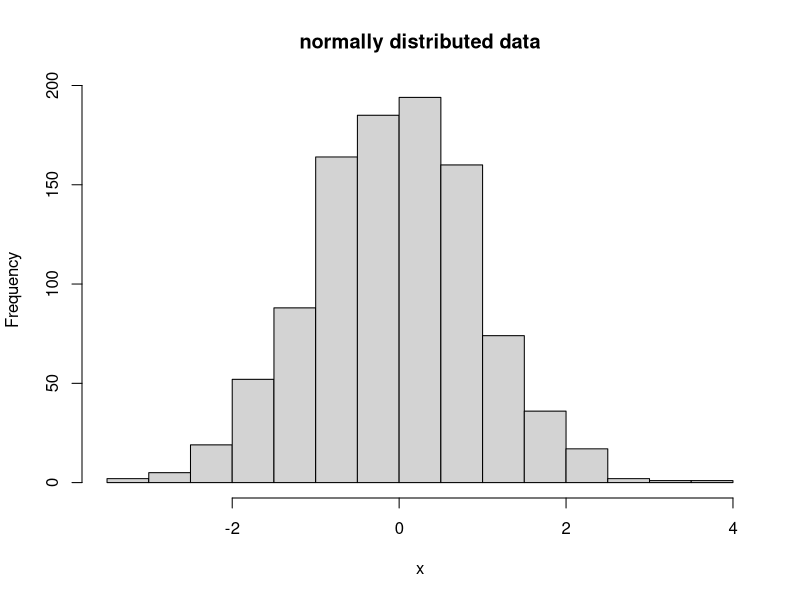
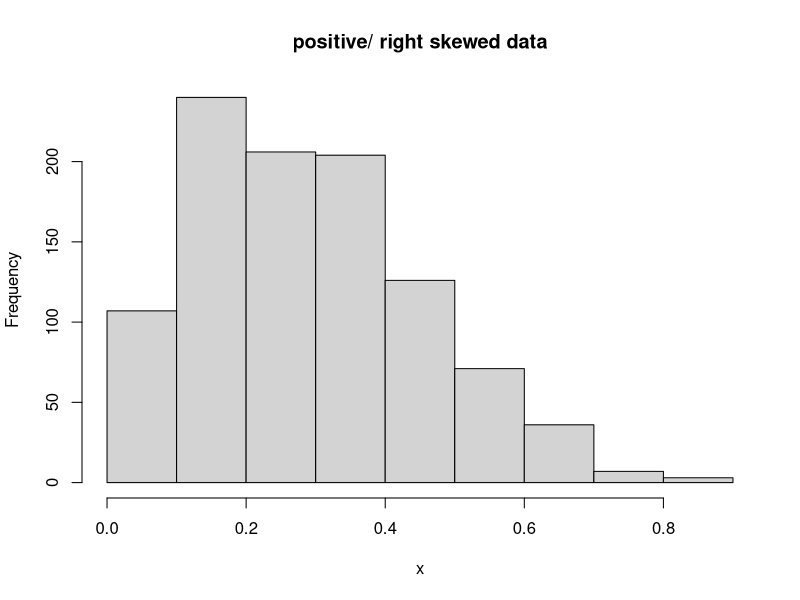
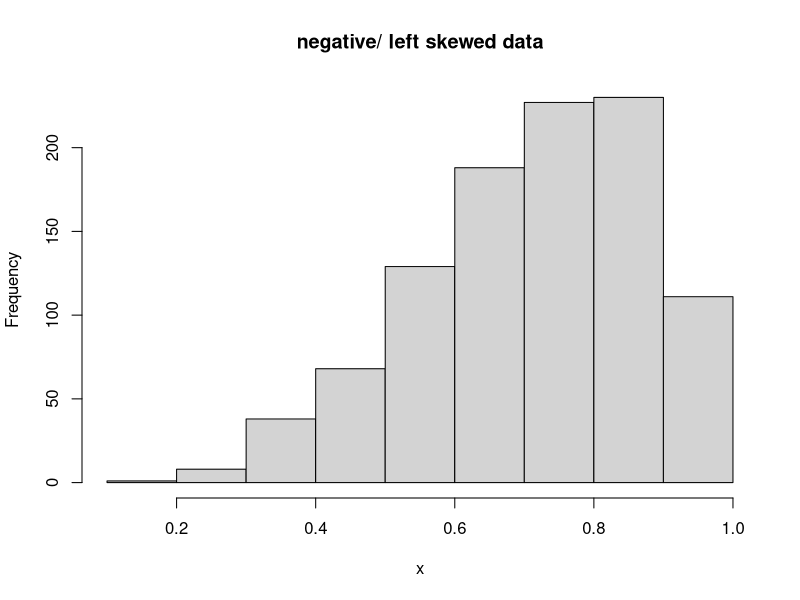
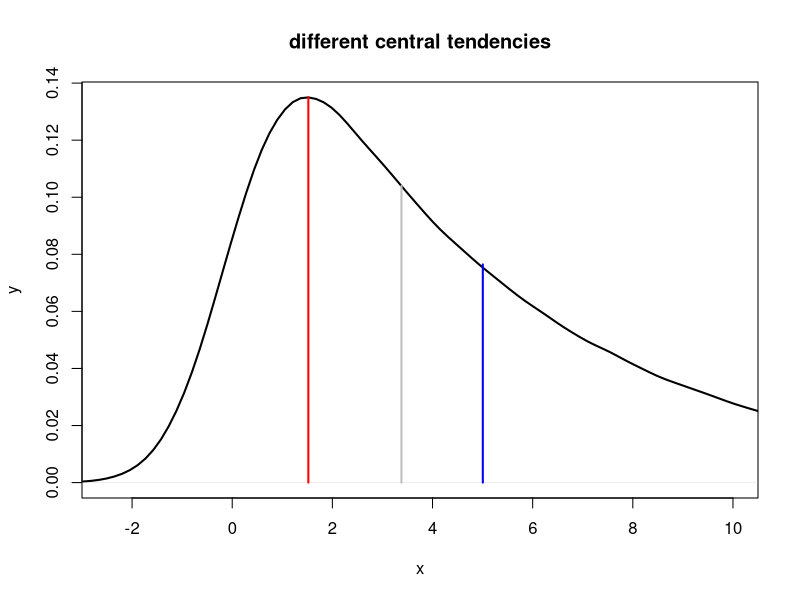
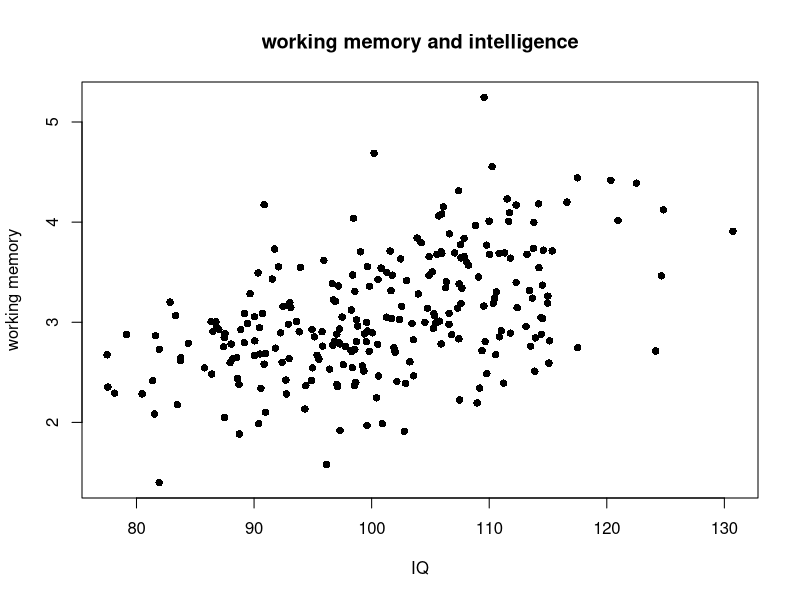
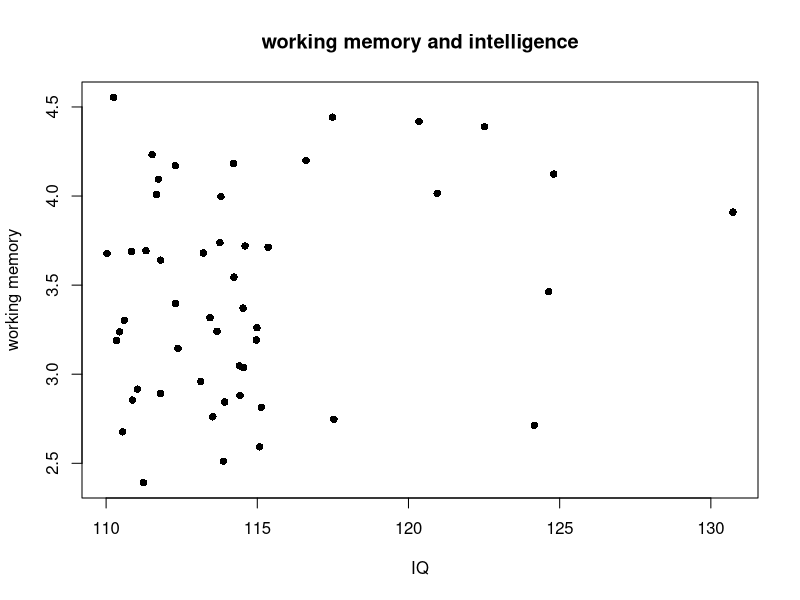
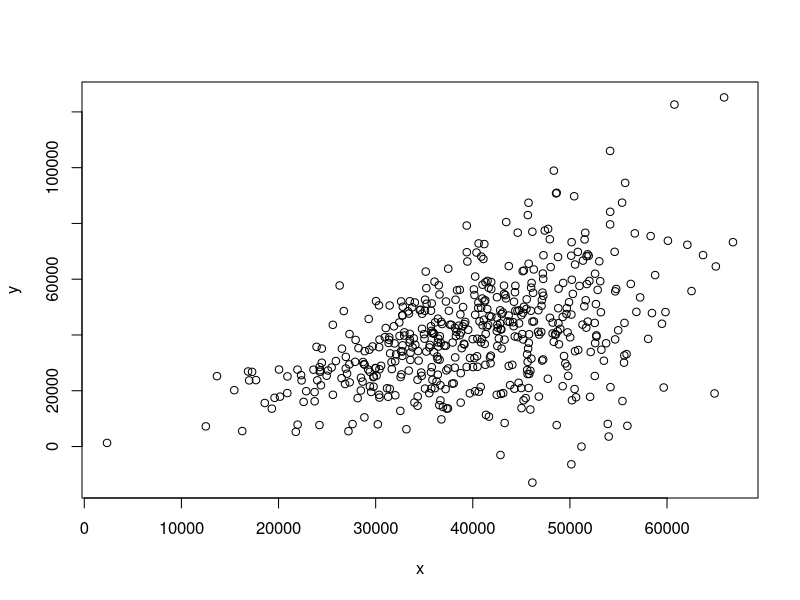
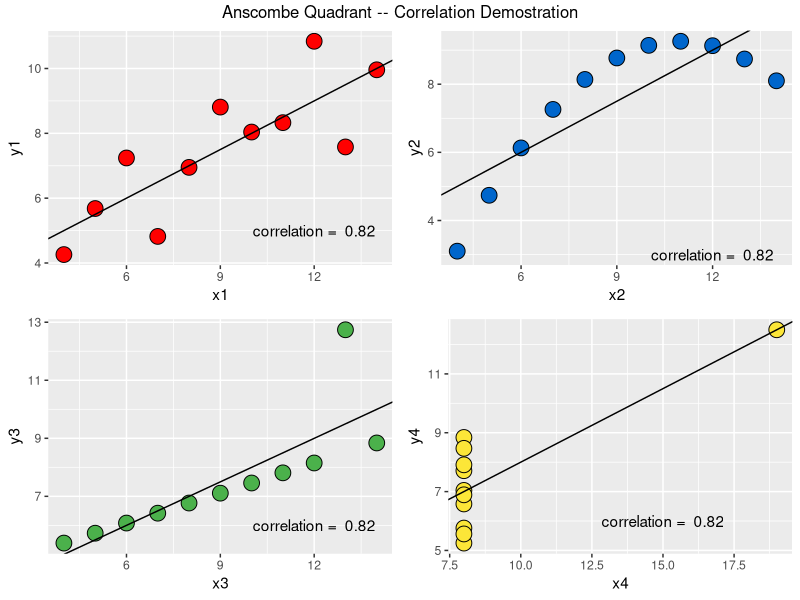

R code for these plots, in order:
## ---- chunk 1
nominalVariables <- c("Alaska", "Florida", "New York", "Washington", "Texas") 
## ---- chunk 2
ordinalVariables <- c("OK", "Not very much", "OK", "Yes, a lot", "Not very much") 
## ---- chunk 3
intervalVariables <- c(30,31,29,30,29,33,34,35) 
## ---- chunk 4
ratioVariables <- c(0:10) 
## ---- chunk 5
x<-rnorm(1000, mean = 0, sd = 1)
hist(x, main = "normally distributed data")
## ---- chunk 6
x<-rbeta(1000,2,5)
hist(x, main="positive/ right skewed data")
## ---- chunk 7
x<-rbeta(1000,5,2)
hist(x, main="negative/ left skewed data")
## ---- chunk 8

x <- seq(-2.5, 10, length=1000000)
hx5 <- rnorm(x,0,1) + rexp(x,1/5) # tau=5 (rate = 1/tau)
#
# Compute the density.
#
dens <- density(hx5)
#
# Compute some measures of location.
#
n <- length(dens$y)                       #$
dx <- mean(diff(dens$x))                  # Typical spacing in x $
y.unit <- sum(dens$y) * dx                # Check: this should integrate to 1 $
dx <- dx / y.unit                         # Make a minor adjustment
x.mean <- sum(dens$y * dens$x) * dx
y.mean <- dens$y[length(dens$x[dens$x < x.mean])] #$
x.mode <- dens$x[i.mode <- which.max(dens$y)]
y.mode <- dens$y[i.mode]                  #$
y.cs <- cumsum(dens$y)                    #$
x.med <- dens$x[i.med <- length(y.cs[2*y.cs <= y.cs[n]])] #$
y.med <- dens$y[i.med]                                    #$
#
# Plot the density and the statistics.
#
plot(dens, xlim=c(-2.5,10), type="l", col="black", 
     xlab="x",ylab = "y", main="different central tendencies", lwd=2)
temp <- mapply(function(x,y,c) lines(c(x,x), c(0,y), lwd=2, col=c), 
               c(x.mean, x.med, x.mode), 
               c(y.mean, y.med, y.mode), 
               c("Blue", "Gray", "Red"))
## ---- chunk 9
pointsPerGame<-c(28,26,10,27,20,38,23,28,25,2)
## ---- chunk 10
sum(pointsPerGame)
length(pointsPerGame) 
## ---- chunk 11
sum(pointsPerGame)/length(pointsPerGame)
## ---- chunk 12
pointsPerGame - mean(pointsPerGame)
## ---- chunk 13
deviationScores<- pointsPerGame - mean(pointsPerGame)
devsum <- sum(deviationScores)
## ---- chunk 14
devsum <- if(all.equal(0L, devsum)) 0L else devsum ;devsum
## ---- chunk 15
devsum/length(pointsPerGame)
## ---- chunk 16
(pointsPerGame - mean(pointsPerGame))^2
devSq <- (pointsPerGame - mean(pointsPerGame))^2
devSumSq <- sum(devSq) ; devSumSq
variance <- devSumSq/length(pointsPerGame) ; variance
## ---- chunk 17
sqrt(variance)
## ---- chunk 18
X = 99.6 # body temp for one person
M = 98.6 # the mean for the group
SD = 0.5 # the standard deviation for the group
Z=(X-M)/SD; Z
## ---- chunk 19
IQ <- rnorm(250, mean = 100, sd = 10)
workingMemory <- IQ*rnorm(250, mean = 3, sd = 0.5)/100
df = data.frame(IQ, workingMemory)
plot(df$workingMemory~df$IQ, xlab="IQ" , ylab="working memory", pch = 16, main = "working memory and intelligence")
cor.test(df$IQ, df$workingMemory)
## ---- chunk 20
dfAttenuated <- df[df$IQ >110, ]
plot(dfAttenuated$workingMemory~dfAttenuated$IQ, xlab="IQ" , ylab="working memory", pch = 16, main = "working memory and intelligence")
cor.test(dfAttenuated$IQ, dfAttenuated$workingMemory)
## ---- chunk 21
cov(df$IQ,df$workingMemory) # covariance score
cor.test(df$IQ,df$workingMemory) # correlation score
## ---- chunk 22
set.seed(123456)
x = rnorm(500,40000,10000)
b0 = 1 # intercept chosen at your choice
b1 = 1 # coef chosen at your choice
h = function(x) 1+.4*x # h performs heteroscedasticity function (here I used a linear one)
eps = rnorm(500,0,h(x))
y = b0 + b1*x + eps
plot(x,y)
#abline(lsfit(x,y))
#abline(b0,b1,col=2)

## ---- chunk 23
require(stats); require(graphics)
summary(anscombe)

##-- now some "magic" to do the 4 regressions in a loop:
#ff <- y ~ x
#mods <- setNames(as.list(1:4), paste0("lm", 1:4))
#for(i in 1:4) {
#  ff[2:3] <- lapply(paste0(c("y","x"), i), as.name)
  ## or   ff[[2]] <- as.name(paste0("y", i))
  ##      ff[[3]] <- as.name(paste0("x", i))
#  mods[[i]] <- lmi <- lm(ff, data = anscombe)
#  print(anova(lmi))
#}

## See how close they are (numerically!)
#sapply(mods, coef)
#lapply(mods, function(fm) coef(summary(fm)))

## Now, do what you should have done in the first place: PLOTS
#op <- par(mfrow = c(2, 2), mar = 0.1+c(4,4,1,1), oma =  c(0, 0, 2, 0))
#for(i in 1:4) {
#  ff[2:3] <- lapply(paste0(c("y","x"), i), as.name)
#  plot(ff, data = anscombe, col = "red", pch = 21, bg = "orange", cex = 1.2,
#       xlim = c(3, 19), ylim = c(3, 13))
#  abline(mods[[i]], col = "blue")
#}
#mtext("Anscombe's 4 Regression data sets", outer = TRUE, cex = 1.5)
#par(op)
## ---- chunk 24
require("ggplot2")
require("gridExtra")

cor1 <- format(cor(anscombe$x1, anscombe$y1), digits=2)
cor2 <- format(cor(anscombe$x2, anscombe$y2), digits=2)
cor3 <- format(cor(anscombe$x3, anscombe$y3), digits=2)
cor4 <- format(cor(anscombe$x4, anscombe$y4), digits=2)
 
line1 <- lm(y1 ~ x1, data=anscombe)
line2 <- lm(y2 ~ x2, data=anscombe)
line3 <- lm(y3 ~ x3, data=anscombe)
line4 <- lm(y4 ~ x4, data=anscombe)
 
circle.size = 5
colors = list('red', '#0066CC', '#4BB14B', '#FCE638')
 
plot1 <- ggplot(anscombe, aes(x=x1, y=y1)) + geom_point(size=circle.size, pch=21, fill=colors[[1]]) +
  geom_abline(intercept=line1$coefficients[1], slope=line1$coefficients[2]) +
  annotate("text", x = 12, y = 5, label = paste("correlation = ", cor1))
 
plot2 <- ggplot(anscombe, aes(x=x2, y=y2)) + geom_point(size=circle.size, pch=21, fill=colors[[2]]) +
  geom_abline(intercept=line2$coefficients[1], slope=line2$coefficients[2]) +
  annotate("text", x = 12, y = 3, label = paste("correlation = ", cor2))
 
plot3 <- ggplot(anscombe, aes(x=x3, y=y3)) + geom_point(size=circle.size, pch=21, fill=colors[[3]]) +
  geom_abline(intercept=line3$coefficients[1], slope=line3$coefficients[2]) +
  annotate("text", x = 12, y = 6, label = paste("correlation = ", cor3))
 
plot4 <- ggplot(anscombe, aes(x=x4, y=y4)) + geom_point(size=circle.size, pch=21, fill=colors[[4]]) +
  geom_abline(intercept=line4$coefficients[1], slope=line4$coefficients[2]) +
  annotate("text", x = 15, y = 6, label = paste("correlation = ", cor4))
 
grid.arrange(plot1, plot2, plot3, plot4, top='Anscombe Quadrant -- Correlation Demostration')
## ---- chunk 25
x<-rnorm(1000, mean = 37, sd = 1)
hist(x, xlab = "temperature in celsius",
     main = "Orally measured body temperature")
## ---- chunk 26
x<-rnorm(1000, mean = 38, sd = 1)
hist(x, xlab = "temperature in celsius",
     main = "IR measured body temperature")
## ---- chunk 27
p.die <- rep(1/6,6)
sum(p.die)
die <- 1:6
s <- table(sample(die, size=1000, prob=p.die, replace=T))
lbls = sprintf("%0.1f%%", s/sum(s)*100)
barX <- barplot(s, ylim=c(0,200))
text(x=barX, y=s+10, label=lbls)

## ---- chunk 28
p.die <- c(0.25,0.15,0.15,0.15,0.15,0.15)
sum(p.die)
die <- 1:6
s <- table(sample(die, size=1000, prob=p.die, replace=T))
lbls = sprintf("%0.1f%%", s/sum(s)*100)
barX <- barplot(s, ylim=c(0,300))
text(x=barX, y=s+10, label=lbls)

## ---- chunk 29
#p.die <- rep(1/6,6)
#sum(p.die)
#die <- 1:6
#par(mfrow=c(2,3))

#for(x in seq(10,110,20)) {
#  s <- table(sample(die, size=x, prob=p.die, replace=T))
  #lbls = sprintf("%0.1f%%", s/sum(s)*100)
#  barX <- barplot(s)#ylim=c(0,200))
#  main=x
 # text(x=barX, y=s+10)#, label=lbls)
#}

par(mfrow=c(2,3))
for(i in 1:6){
x <- runif(10**i)
hist(x,prob=TRUE, col="grey",ylim=c(0,2),main = paste(10**i," Draws"))
curve(dunif(x),add=TRUE,col="red",lwd=2)}


## ---- chunk 30
#par(mfrow=c(2,3))
#for(x in seq(10,1000,175)) {
#  normDist<-rnorm(x,mean=0,sd = 1)
#  hist(normDist,main="")
#}

#Normal Sampling
par(mfrow=c(2,3))
for(i in 1:6){
x <- rnorm(10**i)
hist(x,prob=TRUE,col="grey",ylim=c(0,.6),xlim=c(-4,4),main=paste(10**i," Draws"))
curve(dnorm(x),add=TRUE,col="red",lwd=2)}
## ---- chunk 31
population<-rnorm(1000,mean=0,sd=1)
sd(population)
sampleDraw<-sample(population,10)
sd(sampleDraw)
length(sampleDraw)
sd(sampleDraw)/sqrt(length(sampleDraw))
par(mfrow=c(1,2))
hist(sampleDraw)
hist(population)
## ---- chunk 32
population<-rnorm(1000,mean=0,sd=10)
sd(population)
sampleDraw<-sample(population,10)
sd(sampleDraw)
length(sampleDraw)
sd(sampleDraw)/sqrt(length(sampleDraw))
par(mfrow=c(1,2))
hist(sampleDraw)
hist(population)
## ---- chunk 33
set.seed(20)
IQ <- rnorm(250, mean = 100, sd = 10)
workingMemory <- IQ*rnorm(250, mean = 3, sd = 0.5)/100
df = data.frame(IQ, workingMemory)
plot(df$workingMemory~df$IQ, xlab="IQ" , ylab="working memory", pch = 16, main = "working memory and intelligence")
cor.test(df$IQ, df$workingMemory)
model1 <- lm(df$workingMemory~df$IQ)
abline(model1)
summary(model1)
## ---- chunk 34
0.4819546^2
## ---- chunk 35
set.seed(20)
IQ <- rnorm(250, mean = 100, sd = 10)
workingMemory <- IQ*rnorm(250, mean = 3, sd = 0.5)/100
salary <- IQ*rnorm(250, mean = 500, sd = 0.1)
df = data.frame(IQ, workingMemory, salary)
model2 <- lm(df$workingMemory~df$IQ+df$salary)
summary(model2)
## ---- chunk 36
x<- c(2000,2001,2002,2003,2004,2005)
y<-c(9.34,8.50,7.62,6.93,6.60,7.2)
m1<-lm(y~x)
fitted<-predict(lm(y~x))
plot(x,y, pch =16, xlim = c(2000,2005), ylim = c(5,10))
abline(m1)
for (i in 1:6) lines(c(x[i],x[i]),c(y[i],fitted[i]))

## ---- chunk 37
library(VennDiagram)
draw.pairwise.venn(area1 = 15, area2 = 15, cross.area = 2, category = c("SS.X", 
    "SS.Y"))
## ---- chunk 38
library(VennDiagram)
draw.pairwise.venn(area1 = 15, area2 = 15, cross.area = 10, category = c("SS.X", 
    "SS.Y"))
## ---- chunk 39
x<- c(2000,2001,2002,2003,2004,2005)
y<-c(9.34,8.50,7.62,6.93,6.60,7.2)
plot(x,y, pch = 16)
# take the Z scores for x and y
Zx <- (x-mean(x))/sd(x)
Zy <- (y-mean(y))/sd(y)

# get the correlation for X and Y
cor(Zx,Zy)
m1<-lm(Zy~Zx)
# Get the slope of y as a function of x
coef(m1)[2]

# also recall from earlier that the R squared value of a simple linear regression is equal to the correlation coefficient squared. 
summary(m1)$r.squared
cor(Zx,Zy)^2
## ---- chunk 40
require(stats); require(graphics)
#summary(anscombe)

##-- now some "magic" to do the 4 regressions in a loop:
ff <- y ~ x
mods <- setNames(as.list(1:4), paste0("lm", 1:4))
for(i in 1:4) {
  ff[2:3] <- lapply(paste0(c("y","x"), i), as.name)
  ## or   ff[[2]] <- as.name(paste0("y", i))
  ##      ff[[3]] <- as.name(paste0("x", i))
  mods[[i]] <- lmi <- lm(ff, data = anscombe)
 # print(anova(lmi))
}

# See how close they are (numerically!)
sapply(mods, coef)
#lapply(mods, function(fm) coef(summary(fm)))

## Now, do what you should have done in the first place: PLOTS
op <- par(mfrow = c(2, 2), mar = 0.1+c(4,4,1,1), oma =  c(0, 0, 2, 0))
for(i in 1:4) {
  ff[2:3] <- lapply(paste0(c("y","x"), i), as.name)
  plot(ff, data = anscombe, col = "red", pch = 21, bg = "orange", cex = 1.2,
       xlim = c(3, 19), ylim = c(3, 13))
  abline(mods[[i]], col = "blue")
}
mtext("Anscombe's 4 Regression data sets", outer = TRUE, cex = 1.5)
par(op)
## ---- chunk 41
# Set to put all four in one plot
# This is optional, but makes it easier to compare
#par( mfrow = c(2,2))


# Set margins to make them fit better
#par( mar = c(5, 4, 1, 2) + 0.1)

# Plot them
#plot(y1 ~ x1, data = anscombe)
#abline(ansA, col = "red3",lwd = 2)

#plot(y2 ~ x2, data = anscombe)
#abline(ansB, col = "red3",lwd = 2)

#plot(y3 ~ x3, data = anscombe)
#abline(ansC, col = "red3",lwd = 2)

#plot(y4 ~ x4, data = anscombe)
#abline(ansD, col = "red3",lwd = 2)
## ---- chunk 42
# Set to put all four in one plot

ansA <- lm(y1 ~ x1, data = anscombe)
ansB <- lm(y2 ~ x2, data = anscombe)
ansC <- lm(y3 ~ x3, data = anscombe)
ansD <- lm(y4 ~ x4, data = anscombe)

par( mfrow = c(2,2))

# Set margins to make them fit better
par( mar = c(5, 4, 1, 2) + 0.1)

# Plot the residutals
plot( resid(ansA) ~ anscombe$x1 )
plot( resid(ansB) ~ anscombe$x2 )
plot( resid(ansC) ~ anscombe$x3 )
plot( resid(ansD) ~ anscombe$x4 )
## ---- chunk 43
NHST <- matrix(c("Correct decision","Type 1 error (false alarm)","Type 2 error (miss)","Correct decision"),ncol=2,nrow=2)
 colnames(NHST) <- c("Retain Null","Reject Null")
 rownames(NHST) <- c("Null is true","Null is false")
 NHST <- as.table(NHST)
 NHST
## ---- chunk 44
x<-rnorm(10000,mean=100,sd=10)
y<-rnorm(10000,mean=100,sd=10)*x
df<-data.frame (x,y)
smallSample<-df[sample(nrow(df), 10), ]
m1<-lm(smallSample$y~smallSample$x)
pVal <- anova(m1)$'Pr(>F)'[1];pVal


bigSample<-df[sample(nrow(df), 100), ]
m2<-lm(bigSample$y~bigSample$x)
pVal <- anova(m2)$'Pr(>F)'[1];pVal
## ---- chunk 45
x <- rnorm(100, mean = 37,sd=1)
Zx <- (x-mean(x))/sd(x)
hist(x, main = "normal histogram of body temp in Celsius")
hist(Zx, main = "normal histogram of Z score body temp")
## ---- chunk 46
x<-seq(-3,3,length=200)
s = 1
mu = 0
y <- (1/(s * sqrt(2*pi))) * exp(-((x-mu)^2)/(2*s^2))
plot(x,y, type="l", lwd=2, col = "black", xlim = c(-3.5,3.5))
## ---- chunk 47
x=seq(-3,3,length=200)
y=dnorm(x,mean=0,sd=1)
plot(x,y,type="l")
x=seq(-3,0,length=100)
y=dnorm(x,mean=0,sd=1)
polygon(c(-3,x,0),c(0,y,0),col="skyblue")
## ---- chunk 48
x=seq(-3,3,length=200)
y=dnorm(x,mean=0,sd=1)
plot(x,y,type="l")
x=seq(2,3,length=100)
y=dnorm(x,mean=0,sd=1)
polygon(c(2,x,3),c(0,y,0),col="skyblue")
